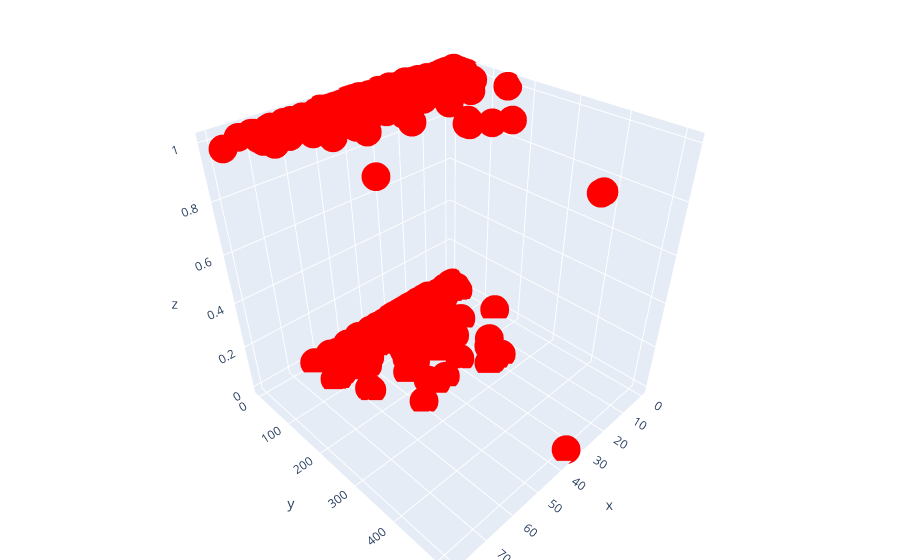

Here is the notebook cell this chart was saved with:
### Code cell
# create trace 1 that is 3d scatter
import plotly.figure_factory as ff
trace1 = go.Scatter3d(
    x=titanic.Age,
    y=titanic.Fare,
    z=titanic.Sex,
    mode='markers',
    marker=dict(
        size=10,
        color='rgb(255,0,0)',                # set color to an array/list of desired values      
    )
)

data = [trace1]
layout = go.Layout(
    margin=dict(
        l=0,
        r=0,
        b=0,
        t=0  
    )
    
)
fig = go.Figure(data=data, layout=layout)

fig.show()

### Figure 1 — Plotly figure (JSON) as saved in the notebook; plotly's stock layout.template omitted (floating-point values rounded to 4 significant figures; data arrays with more than 128 entries replaced by an {"elided": "..."} marker saying what was removed)
{"data": [{"marker": {"color": "rgb(255,0,0)", "size": 10}, "mode": "markers", "type": "scatter3d", "x": {"elided": "891 mixed values"}, "y": {"elided": "891 float values"}, "z": {"elided": "891 int values"}}], "layout": {"margin": {"b": 0, "l": 0, "r": 0, "t": 0}}}
